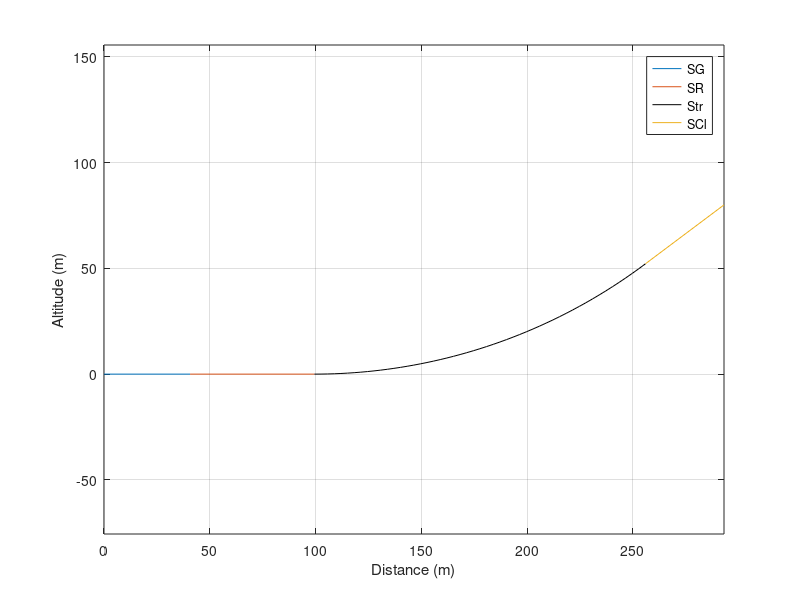

This chart was generated by the following MATLAB code:
%% Take off Parammeters and distance
clear all; clear; clc

% Input parameters

a  = 20; %Acceleration
W  = 15; % Weight of drone
S  = 1; %wing area
rho=1.225; %density
CLmax=1.5; %coefficient of lift
g=9.81; %gravity
mu=.6; %friction
Wto=14.99; %take off weight
T=15; %thrust (N)
D=6; %drag
Lg=12; %lift at ground roll
Ho=80; %height of obstacle
V_ini = 0; % Initial velocity

%% Stage 1 - Ground Roll

Vto = 1.2*((2*W)/(S*rho*CLmax)); % Take-off velocity
% V=Vto; %Velocity
F   = mu*(Wto-Lg); % Friction force
a   =(g/Wto)*(T-D-F); % acceleration
SG  = ((Vto^2)/(2*a)) - ((V_ini^2)/(2*a)); % Ground roll
fprintf('Ground Roll (m): %.3f \n',SG)

%% Stage 2 - Rotation

SR=3*Vto; % Horizontal distance during rotation (SR)
fprintf('Horizontal rotation distance (m): %.3f \n',SR)

%% Stage 3 - Transition

gamma=asind((T-D)/W); gammaCl = gamma; % Climb angle
Rtr=((Vto^2)/(0.15*g));
Str=Rtr*sind(gammaCl);
fprintf('Transition distance (m): %.3f \n',Str)

%% Stage 4 - Climb
Htr=Rtr*(1-cosd(gammaCl));
SCl= ((Ho-Htr)/(tand(gammaCl)));
fprintf('Climb distance (m): %.3f \n',SCl)


%% Plot Results

Sto=SG+SR+Str+SCl;
fprintf('Total take off distance (m): %.3f \n',Sto)

% Stage 1 plot
SG_x = [0,SG]; SG_y = [0,0];
plot(SG_x, SG_y,'DisplayName','SG'); hold on;     % plot SG

 % Stage 2 plot
SR_x = [SG, (SR+SG)]; SR_y = [0,0];
plot(SR_x, SR_y,'DisplayName','SR'); hold on;     % plot SR

% Stage 3 plot
r = Rtr; b = r;
n = 50; % Number of node for transition stage
y = zeros(n+1,1);% height array
x = SR+SG:(((Str+SR+SG)-(SR+SG))./n):(SG+SR+Str); x = x'; % horizontal distance
a = SR+SG;

for i = 1:n+1,
    y(i) = sqrt((r.^2)-((x(i) - a).^2)) + b; % calc corresponding y value
end

y = y-b; y = r-y; % Invert the y values
Str_x = x; Str_y = y;    
plot(Str_x, Str_y, 'k', 'DisplayName','Str'); hold on; % Plot STR

% Stage 4 plot
SCL_x = [Str+SR+SG, Sto]; SCL_y = [y(n+1), Ho];
plot(SCL_x, SCL_y,'DisplayName','SCl');legend('show');
xlabel('Distance (m)'); ylabel('Altitude (m)');
grid on; axis equal; hold off
